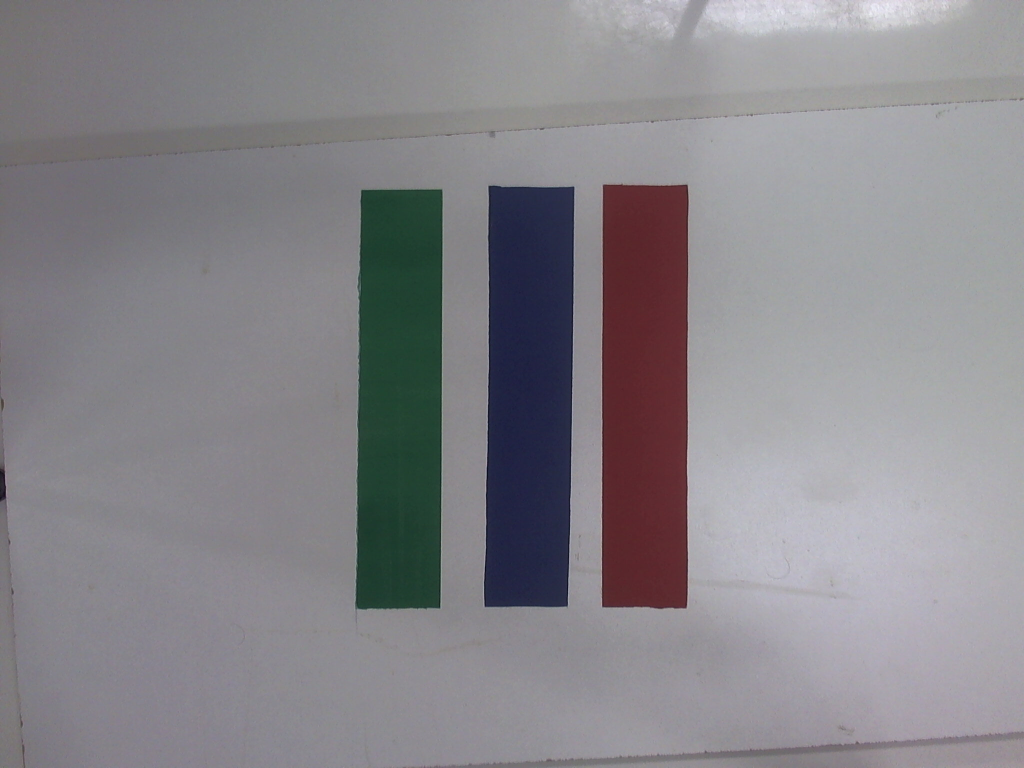
//> input picture Visão/filesTest/calib1.jpg, 2048 x 1536 px (shown at 1/2 size)
$ ./2Channels ../filesTest/calib1.jpg   (built with g++ and OpenCV 4)
//> lines starting //> are read from the running program, lines starting //| are printed output that depends on the picture; after the words box and inside, x2 and y2 are one past the last pixel; in counts of white or black regions, pixels touching at a corner belong together
#include <opencv2/core/core.hpp>
#include <opencv2/highgui/highgui.hpp>
#include <opencv2/imgproc/imgproc.hpp>
#include <stdio.h>
#include <iostream>
#include <bitset>

using namespace cv;
using namespace std;

int main(int argc, char** argv ){

	/*Image sent as argument*/
	printf("%d\n", argc);

	if(argc != 2){
		cout << "Error!!" << endl;
	}

	// To avoid extra memory, creates a function that return only the desired Mat object?
	Mat M = imread(argv[1], CV_LOAD_IMAGE_COLOR);
//> M is the input picture: 1536 rows x 2048 cols, CV_8UC3; mean B, G, R 137.8, 133, 135.1
	// Remember that this mode reads image as BGR

	// Security to verify if image was really read
	if(!M.data){
		cout << "No image data!" << endl;
		return 0;
	};

	Mat result(M.rows, M.cols, CV_8UC1, Scalar(0));
	Mat test(M.rows, M.cols, CV_8UC1, Scalar(0));

	int i, j;
	for(i=0;i<M.rows;i++){
		unsigned char* m_ptr = M.ptr<uchar>(i);
		unsigned char* r_ptr = result.ptr<uchar>(i);
		unsigned char* t_ptr = test.ptr<uchar>(i);
		for(j=0;j<M.cols;j++){
			// Black and White will go as 0
			if(m_ptr[3*j]+m_ptr[3*j+1]+m_ptr[3*j+2] >= 580 || m_ptr[3*j]+m_ptr[3*j+1]+m_ptr[3*j+2] <= 140){
				r_ptr[j] = 0;
			}
			else {
				r_ptr[j] = m_ptr[3*j+2] & (7 << 5); // Red Mask

				short temp = m_ptr[3*j] & (15 << 4); // Blue Mask
				temp = temp >> 3;
				// Lembrar de setar o ultimo bit
				r_ptr[j] |= temp;

			if(r_ptr[j] < (3<<5)){
				if((r_ptr[j] & (31)) < 13)
					t_ptr[j] = 255;
				else
					t_ptr[j] = 0;
			}
			else
				t_ptr[j] = 0;

			};
		};
	};
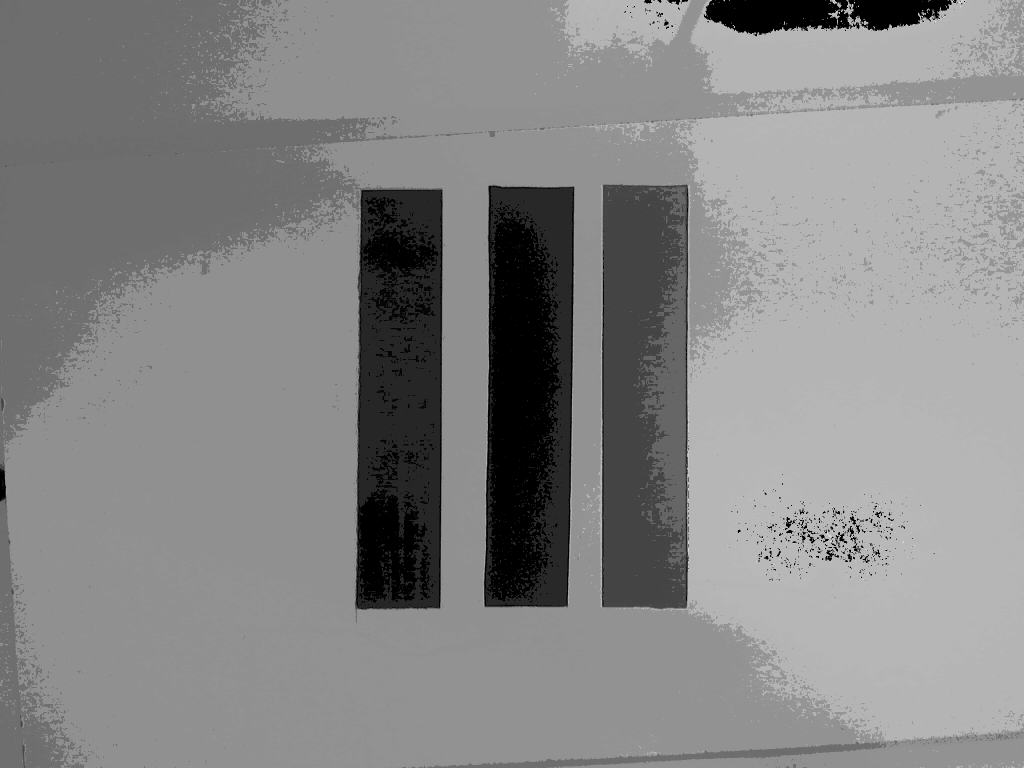
//> result: 1536 rows x 2048 cols, CV_8UC1 (shown at 1/2 size); min 0, max 216, mean 134.7
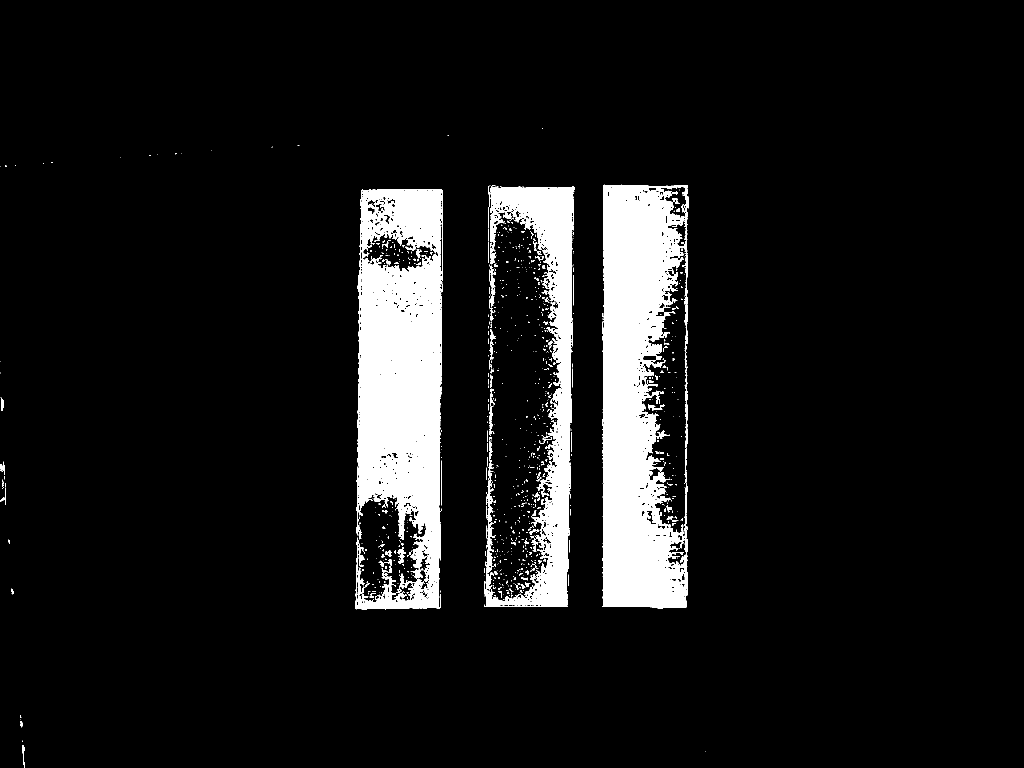
//> test: 1536 rows x 2048 cols, CV_8UC1 (shown at 1/2 size); 8.7% white; 1002 white regions (872 under 20 px), largest, box (x1, y1, x2, y2) and area: (710, 379, 885, 1220) 107217, (1205, 369, 1375, 1217) 106404, (969, 373, 1149, 1214) 48410

	namedWindow("try1", WINDOW_NORMAL );
    imshow("try1", test);

	while(waitKey(0)!=27);
//> the Esc key is pressed

    return 0;
}

$ run again, on Visão/filesTest/calib4.jpg
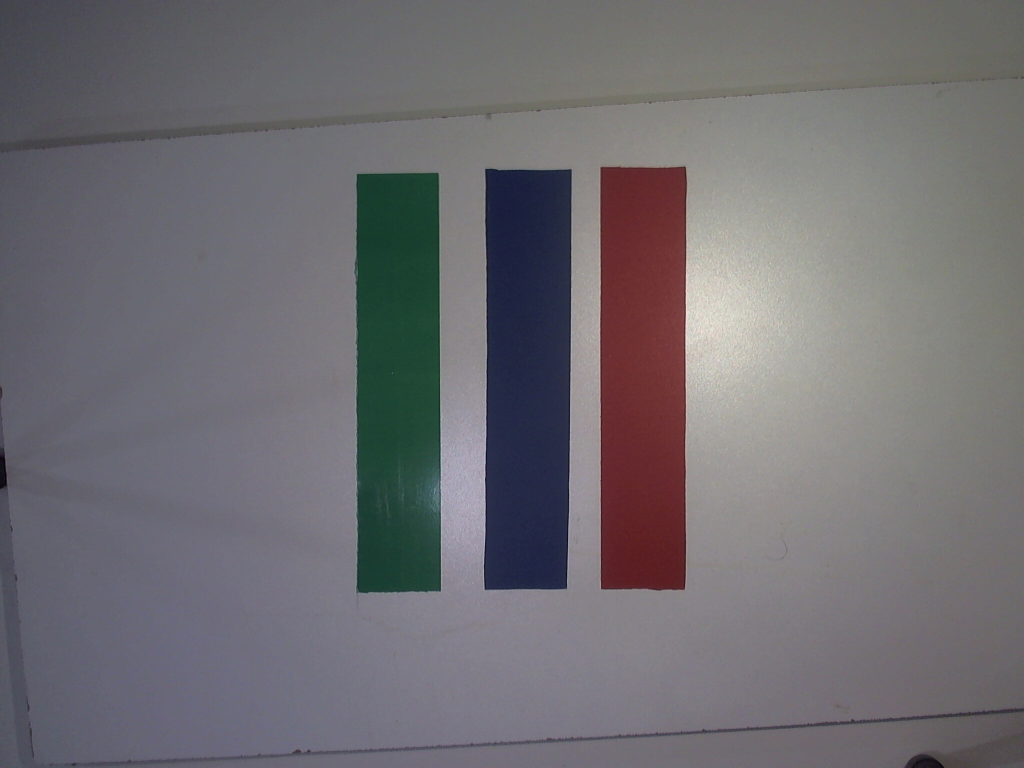
//> input picture Visão/filesTest/calib4.jpg, 2048 x 1536 px (shown at 1/2 size)
//> M is the input picture: 1536 rows x 2048 cols, CV_8UC3; mean B, G, R 113.2, 108.8, 111.3
//> after the loop `for(i=0;i<M.rows;i++)`:
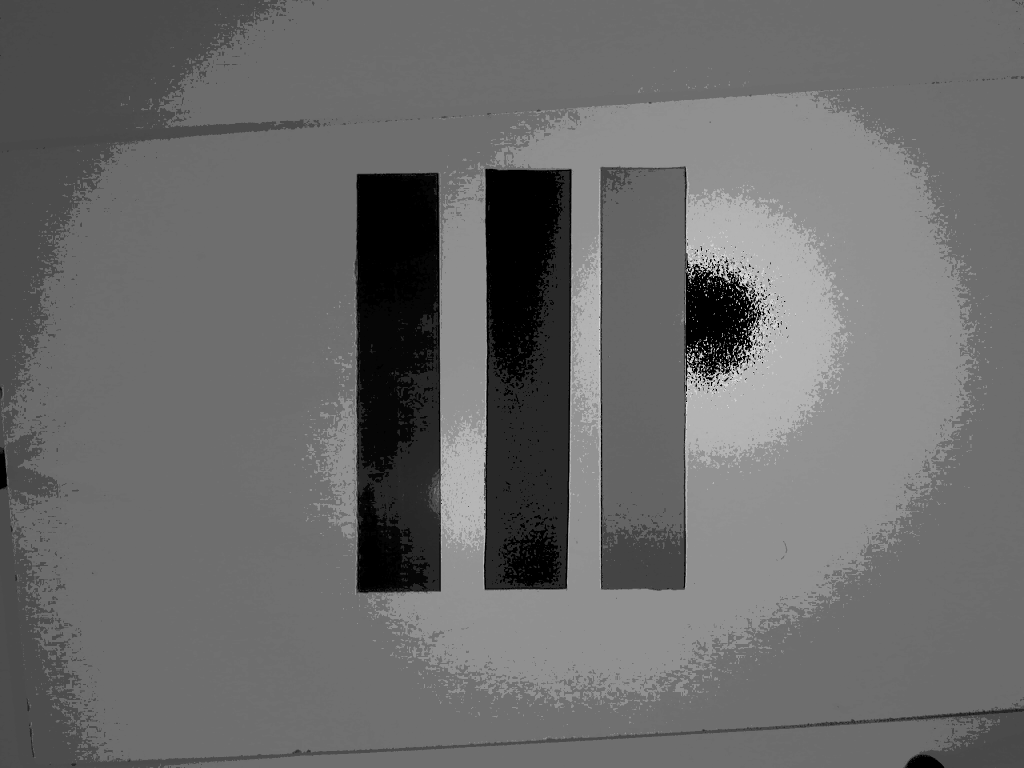
//> result: 1536 rows x 2048 cols, CV_8UC1 (shown at 1/2 size); min 0, max 216, mean 106.8
//> after the loop `for(i=0;i<M.rows;i++)`:
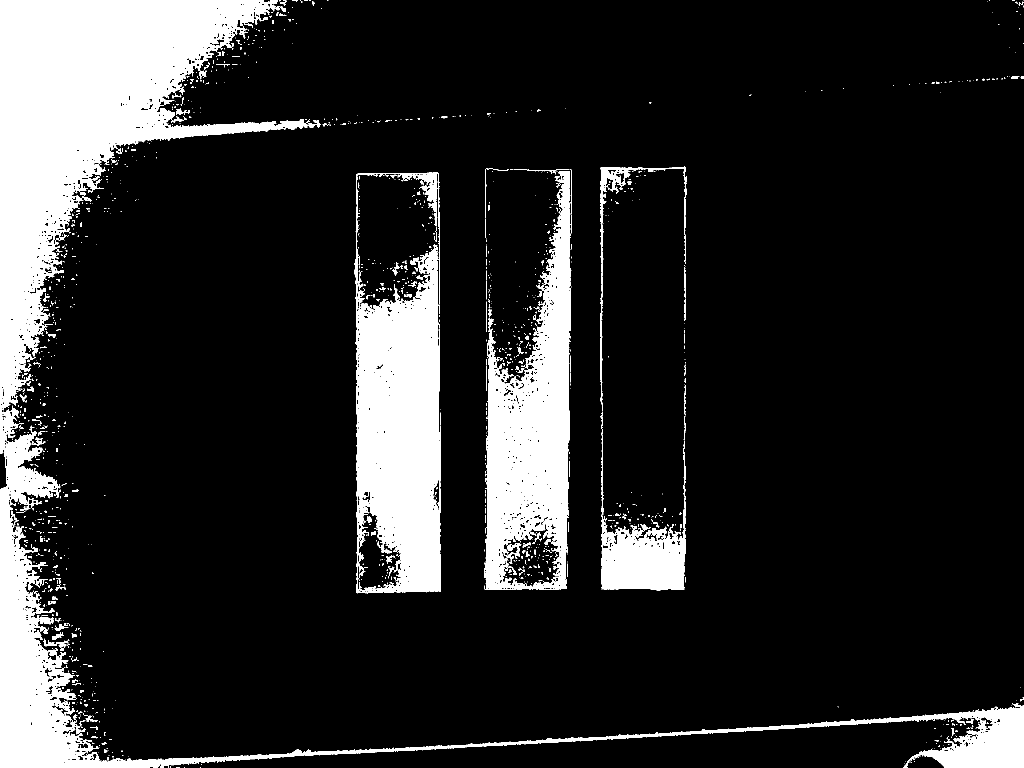
//> test: 1536 rows x 2048 cols, CV_8UC1 (shown at 1/2 size); 15.1% white; 1463 white regions (1267 under 20 px), largest, box (x1, y1, x2, y2) and area: (0, 0, 2048, 1536) 267649, (708, 345, 882, 1187) 91961, (969, 342, 1140, 1180) 76345
